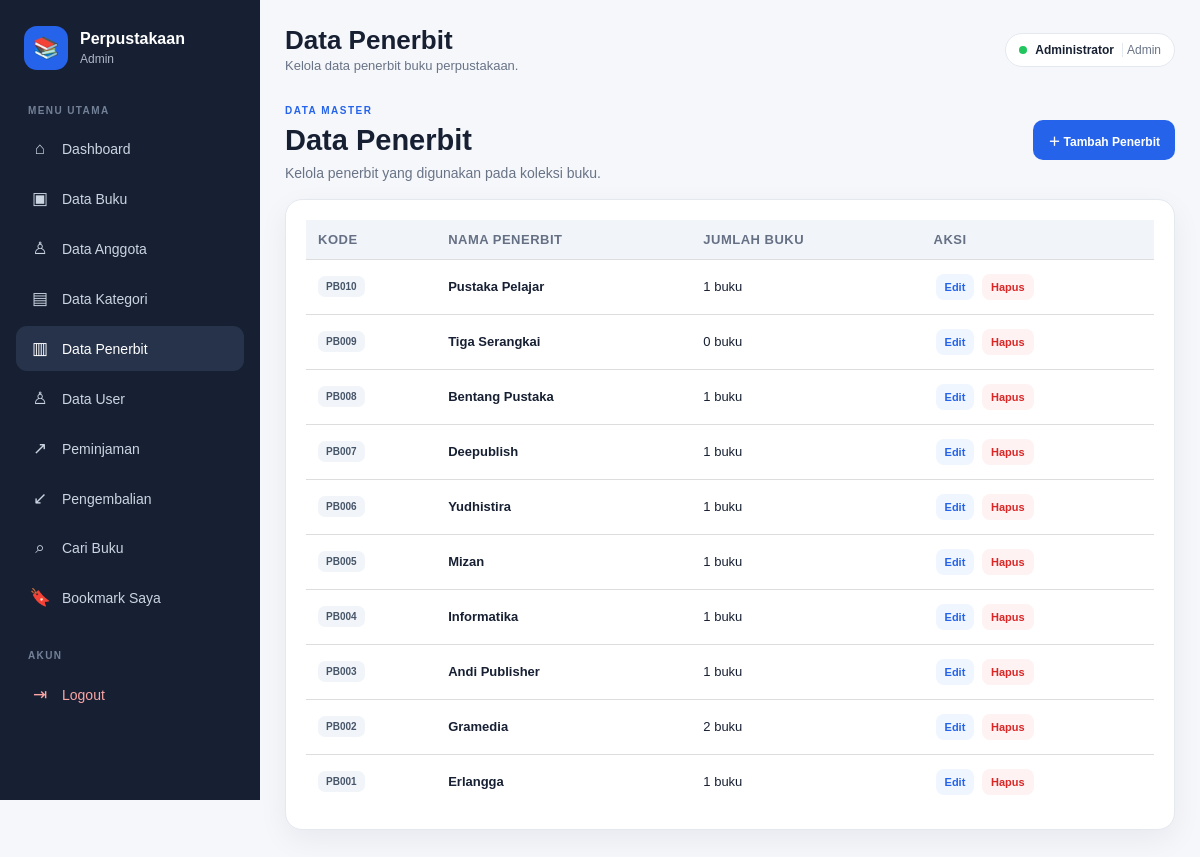
/penerbit/index.php (signed in), run on the app's committed database.
### tables this page shows
CREATE TABLE `penerbit` (
  `id` int(10) UNSIGNED NOT NULL,
  `kode_penerbit` varchar(20) NOT NULL,
  `nama_penerbit` varchar(100) NOT NULL
);

### config/app.php (called while the page is built, shortened)
<?php
function url($path = "")
{
  $path = ltrim($path, "/");
  return BASE_URL . ($path !== "" ? "/" . $path : "");
}
if (!function_exists("e")) {
  function e($value)
  {
    return htmlspecialchars((string) $value, ENT_QUOTES, "UTF-8");
  }
}

### penerbit/index.php (the view, shortened to what this page needs)
<?php
require_once __DIR__ . '/../config/connection.php';
$rows = $conn->query(
    'SELECT p.id, p.kode_penerbit, p.nama_penerbit,
            COUNT(b.id) AS jumlah_buku
     FROM penerbit p
     LEFT JOIN buku b ON b.penerbit_id = p.id
     GROUP BY p.id, p.kode_penerbit, p.nama_penerbit
     ORDER BY p.id DESC'
);
require_once __DIR__ . '/../includes/layout_header.php';
?>
<section class="page-intro">
    <div>
        <span class="page-label">DATA MASTER</span>
        <h1>Data Penerbit</h1>
        <p>Kelola penerbit yang digunakan pada koleksi buku.</p>
    </div>
    <a href="<?= e(url('penerbit/form.php')) ?>" class="btn primary">＋ Tambah Penerbit</a>
</section>
<section class="panel">
    <div class="table-wrap">
        <table>
            <thead>
                <tr>
                    <th>Kode</th>
                    <th>Nama Penerbit</th>
                    <th>Jumlah Buku</th>
                    <th>Aksi</th>
                </tr>
            </thead>
            <tbody>
            <?php if ($rows->num_rows): ?>
                <?php while ($row = $rows->fetch_assoc()): ?>
                    <tr>
                        <td data-label="Kode"><span class="book-code"><?= e($row['kode_penerbit']) ?></span></td>
                        <td data-label="Nama Penerbit"><b><?= e($row['nama_penerbit']) ?></b></td>
                        <td data-label="Jumlah Buku"><?= (int) $row['jumlah_buku'] ?> buku</td>
                        <td data-label="Aksi" class="actions-cell">
                            <a class="action edit" href="<?= e(url('penerbit/form.php')) ?>?id=<?= (int) $row['id'] ?>">Edit</a>
                            <form method="post" class="inline-form" onsubmit="return confirm('Hapus penerbit ini?')">
                                <button type="submit" class="action delete">Hapus</button>
                            </form>
                        </td>
                    </tr>
                <?php endwhile; ?>
            <?php else: ?>
                <tr><td colspan="4" class="empty">Belum ada penerbit.</td></tr>
            <?php endif; ?>
            </tbody>
        </table>
    </div>
</section>
<?php require_once __DIR__ . '/../includes/layout_footer.php'; ?>

### assets/css/style.css (style rules this page uses)
* { box-sizing: border-box; margin: 0; padding: 0; }
:root { --nav: #172033; --nav-2: #26334a; --primary: #2563eb; --primary-dark: #1d4ed8; --bg: #f5f7fb; --white: #ffffff; --text: #172033; --muted: #687386; --border: #e4e9f0; --green: #047857; --red: #b91c1c; --orange: #c2410c; --shadow: 0 10px 30px rgba(15, 23, 42, 0.06); --shadow-hover: 0 15px 35px rgba(15, 23, 42, 0.10); --radius: 12px; --radius-lg: 17px; }
html { scroll-behavior: smooth; }
body { font-family: Arial, Helvetica, sans-serif; background: var(--bg); color: var(--text); min-height: 100vh; }
a { color: inherit; }
button, input, select, textarea { font-family: inherit; }
.hero-panel, .panel, .stat-card, .summary-card, .search-hero, .search-results { background: #ffffff; border: 1px solid var(--border); border-radius: var(--radius-lg); box-shadow: var(--shadow); }
.panel { padding: 20px; margin-bottom: 20px; }
.hero-panel h1, .page-intro h1, .search-hero h1 { font-size: 29px; line-height: 1.25; margin: 4px 0 7px; }
.hero-panel p, .page-intro p, .search-hero p { color: var(--muted); font-size: 14px; }
.page-label { display: inline-block; color: var(--primary); font-size: 10px; font-weight: 800; letter-spacing: 1.5px; }
.page-intro { display: flex; align-items: center; justify-content: space-between; gap: 20px; margin-bottom: 18px; }
.btn { display: inline-flex; align-items: center; justify-content: center; min-height: 40px; padding: 9px 14px; border: 1px solid transparent; border-radius: 10px; text-decoration: none; background: #eef2f7; color: #334155; font-weight: 700; font-size: 12px; cursor: pointer; transition: background 0.18s ease, transform 0.18s ease, filter 0.18s ease; }
.btn.primary { background: var(--primary); color: #ffffff; }
.table-wrap, .table-container { width: 100%; overflow-x: auto; -webkit-overflow-scrolling: touch; }
table { width: 100%; border-collapse: collapse; min-width: 760px; background: #ffffff; }
th, td { padding: 13px 12px; border-bottom: 1px solid var(--border); text-align: left; font-size: 12px; vertical-align: middle; }
th { background: #f8fafc; color: #667085; text-transform: uppercase; font-size: 10px; letter-spacing: 0.5px; white-space: nowrap; }
tbody tr:last-child td { border-bottom: 0; }
table th, table td { padding: 12px; border-bottom: 1px solid #ddd; text-align: left; font-size: 13px; }
table th { background: #f1f5f9; font-weight: bold; }
.book-code { display: inline-flex; padding: 5px 8px; border-radius: 7px; background: #f1f5f9; color: #475569; font-size: 10px; font-weight: 800; white-space: nowrap; }
.actions-cell { white-space: nowrap; }
.action { display: inline-flex; padding: 7px 9px; border-radius: 8px; text-decoration: none; font-size: 11px; font-weight: 700; margin: 2px; }
.action.edit { background: #eff6ff; color: var(--primary); }
.action.delete { background: #fef2f2; color: #dc2626; }
.inline-form { display: inline; margin: 0; padding: 0; }
.inline-form .action { border: 0; cursor: pointer; font-family: inherit; }

### data on the page
penerbit: kode_penerbit "PB010", nama_penerbit "Pustaka Pelajar", jumlah_buku "1"
penerbit: kode_penerbit "PB009", nama_penerbit "Tiga Serangkai", jumlah_buku "0"
penerbit: kode_penerbit "PB008", nama_penerbit "Bentang Pustaka", jumlah_buku "1"
penerbit: kode_penerbit "PB007", nama_penerbit "Deepublish", jumlah_buku "1"
penerbit: kode_penerbit "PB006", nama_penerbit "Yudhistira", jumlah_buku "1"
penerbit: kode_penerbit "PB005", nama_penerbit "Mizan", jumlah_buku "1"
penerbit: kode_penerbit "PB004", nama_penerbit "Informatika", jumlah_buku "1"
penerbit: kode_penerbit "PB003", nama_penerbit "Andi Publisher", jumlah_buku "1"
penerbit: kode_penerbit "PB002", nama_penerbit "Gramedia", jumlah_buku "2"
penerbit: kode_penerbit "PB001", nama_penerbit "Erlangga", jumlah_buku "1"

### other printed values
$level ?: 'User' "Admin"
$pageTitle "Data Penerbit"
$pageDescription "Kelola data penerbit buku perpustakaan."
$_SESSION['nama'] "Administrator"
$_SESSION['level'] "Admin"
